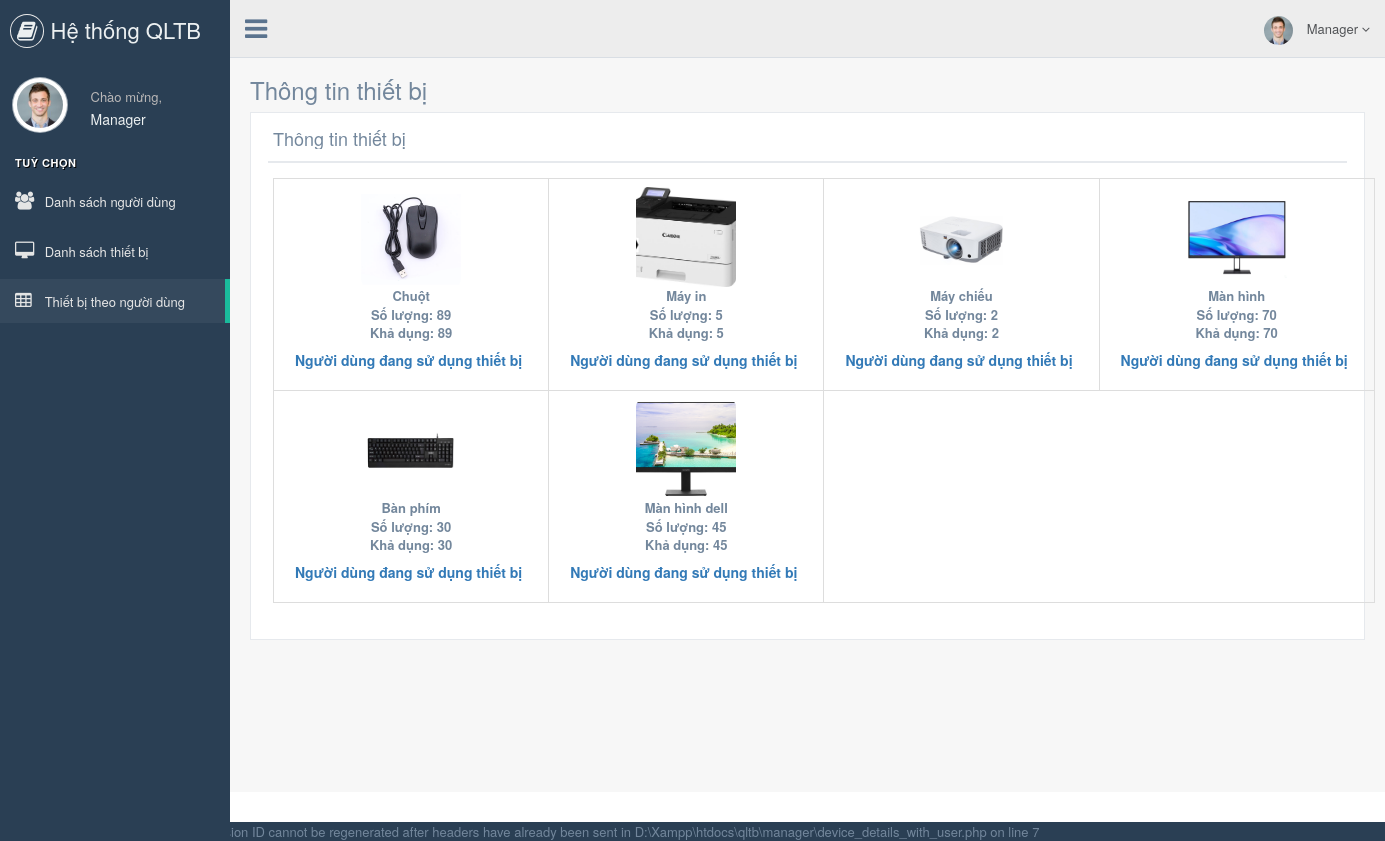
/manager/device_details_with_user.php (signed in), run on the app's committed database.
### tables this page shows
CREATE TABLE `add_device` (
  `id` int(5) NOT NULL,
  `device_name` varchar(50) NOT NULL,
  `device_image` varchar(5000) NOT NULL,
  `device_status` varchar(50) NOT NULL,
  `device_qty` varchar(50) NOT NULL,
  `available_qty` varchar(50) NOT NULL,
  `admin_username` varchar(50) NOT NULL
);

### manager/device_details_with_user.php (the view, shortened to what this page needs)
<?php
require_once "connection.php";
require_once "header.php";
$stmt = $link->prepare("SELECT device_name, device_image, device_qty, available_qty FROM add_device");
$stmt->execute();
$result = $stmt->get_result();
?>
<div class="right_col" role="main">
    <div class="">
        <div class="page-title">
            <div class="title_left">
                <h3>Thông tin thiết bị</h3>
            </div>
        </div>
        <div class="clearfix"></div>
        <div class="row" style="min-height:500px">
            <div class="col-md-12 col-sm-12 col-xs-12">
                <div class="x_panel">
                    <div class="x_title">
                        <h2>Thông tin thiết bị</h2>
                        <div class="clearfix"></div>
                    </div>
                    <div class="x_content">
                        <?php if ($result->num_rows === 0): ?>
                            <div class="alert alert-info">Hiện chưa có thiết bị nào trong hệ thống.</div>
                        <?php else: ?>
                            <table class="table table-bordered text-center">
                                <tr>
                                    <?php
                                    $i = 0;
                                    while ($row = $result->fetch_assoc()):
                                        $i++;
                                        $device_name = htmlspecialchars($row["device_name"]);
                                        $device_qty = intval($row["device_qty"]);
                                        $available_qty = intval($row["available_qty"]);
                                        $device_image = htmlspecialchars($row["device_image"]);
                                    ?>
                                        <td style="vertical-align:top;">
                                            <img src="<?php echo '../public_image/' . $device_image; ?>"
                                                 alt="<?php echo $device_name; ?>"
                                                 height="100" width="100"
                                                 style="object-fit:cover; border-radius:8px;">
                                            <br>
                                            <b><?php echo $device_name; ?></b><br>
                                            <b>Số lượng: <?php echo $device_qty; ?></b><br>
                                            <b>Khả dụng: <?php echo $available_qty; ?></b><br>
                                            <a href="all_user_of_this_device.php?device_name=<?php echo urlencode($device_name); ?>"
                                               class="btn btn-link text-danger"
                                               style="font-weight:bold;">Người dùng đang sử dụng thiết bị</a>
                                        </td>
                                    <?php
                                        if ($i % 4 == 0) echo "</tr><tr>";
                                    endwhile;
                                    ?>
                                </tr>
                            </table>
                        <?php endif; ?>
                    </div>
                </div>
            </div>
        </div>
    </div>
</div>
<?php
require_once "footer.php";
?>

### data on the page
add_device: device_image (picture), device_name "Chuột", device_qty "89", available_qty "89"
add_device: device_image (picture), device_name "Máy in", device_qty "5", available_qty "5"
add_device: device_image (picture), device_name "Máy chiếu", device_qty "2", available_qty "2"
add_device: device_image (picture), device_name "Màn hình", device_qty "70", available_qty "70"
add_device: device_image (picture), device_name "Bàn phím", device_qty "30", available_qty "30"
add_device: device_image (picture), device_name "Màn hình dell", device_qty "45", available_qty "45"

### other printed values
$managerName "Manager"
